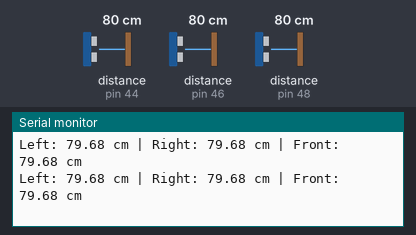
Simulated run of this sketch. Board: Arduino Mega 2560, built with avr-gcc and run on an emulated ATmega2560. On the bench: the last lines printed to the serial monitor. Wiring (inferred from the names in the program): 3 × ultrasonic range finder: trigger pin 45, echo pin 44 / trigger pin 47, echo pin 46 / trigger pin 49, echo pin 48. Inputs (shaded band) come from the test bench; at power-on: distance to the obstacle (sensors on pin 44, pin 46, pin 48) 80 cm. The echo pulse lasts 58.3 µs per cm.

Above: at 1.2 s.
1.3 s: distance to the obstacle (sensor on pin 44) set to 2 cm
At 1.47 s:
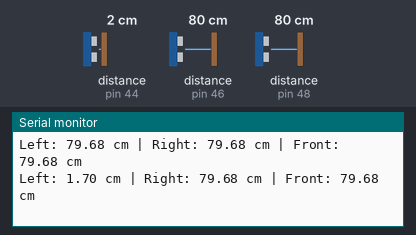
4.3 s: distance to the obstacle (sensor on pin 46) set to 120 cm
At 4.45 s:
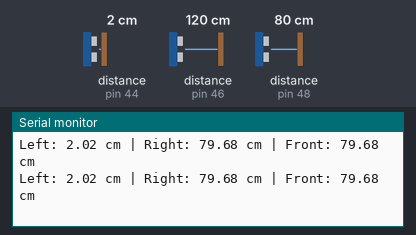
7.3 s: distance to the obstacle (sensor on pin 48) set to 18 cm
At 7.45 s:
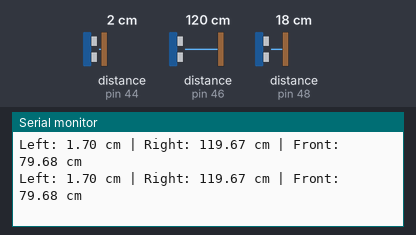
10.3 s: distance to the obstacle (sensor on pin 44) set to 60 cm
At 10.41 s:
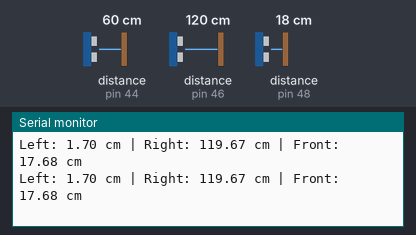
13.3 s: distance to the obstacle (sensor on pin 48) set to 9 cm
At 13.42 s:
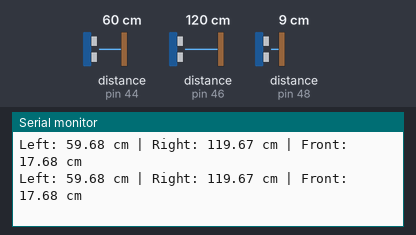
16.3 s: distance to the obstacle (sensor on pin 44) set to 120 cm
At 16.41 s:
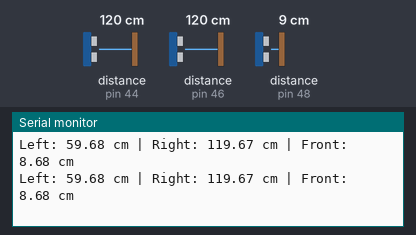
Timing chart, 0 to 19.3 s (numbered marks = the images above; inputs shaded):
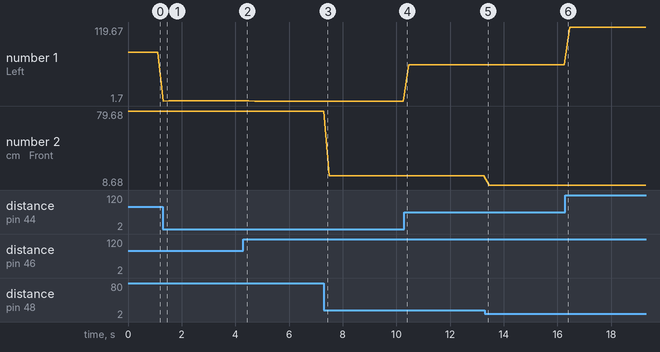

Measured:
- after the input at 1.3 s, the serial monitor: prints a new line at once (image 1)
- plotted number 1: 79.68 → 2.02 after the input at 1.3 s, 1.7 → 59.68 after the input at 10.3 s
- plotted number 2: 79.68 → 17.68 after the input at 7.3 s, 17.68 → 8.68 after the input at 13.3 s

The sketch:

ultrasonictest.ino
```cpp
// Left (original, used for PID)
const int TRIG_LEFT_PIN = 45;
const int ECHO_LEFT_PIN = 44;

// Right (unused for this feature but retained)
const int TRIG_RIGHT_PIN = 47;
const int ECHO_RIGHT_PIN = 46;

// Front (used to trigger the turn)
const int TRIG_FRONT_PIN = 49;
const int ECHO_FRONT_PIN = 48;

void setup() {
  Serial.begin(9600);

  pinMode(TRIG_LEFT_PIN, OUTPUT);
  pinMode(ECHO_LEFT_PIN, INPUT);

  pinMode(TRIG_RIGHT_PIN, OUTPUT);
  pinMode(ECHO_RIGHT_PIN, INPUT);

  pinMode(TRIG_FRONT_PIN, OUTPUT);
  pinMode(ECHO_FRONT_PIN, INPUT);
}

// Function to measure distance from a sensor
float getDistance(int trigPin, int echoPin) {
  // Clear the TRIG pin
  digitalWrite(trigPin, LOW);
  delayMicroseconds(2);

  // Send a 10µs pulse
  digitalWrite(trigPin, HIGH);
  delayMicroseconds(10);
  digitalWrite(trigPin, LOW);

  // Read the duration of the echo pulse
  long duration = pulseIn(echoPin, HIGH, 25000); // 25ms timeout (~4m max)

  // Calculate distance in cm (speed of sound = 343 m/s)
  float distance = duration * 0.0343 / 2.0;
  return distance;
}

void loop() {
  float leftDist  = getDistance(TRIG_LEFT_PIN, ECHO_LEFT_PIN);
  float rightDist = getDistance(TRIG_RIGHT_PIN, ECHO_RIGHT_PIN);
  float frontDist = getDistance(TRIG_FRONT_PIN, ECHO_FRONT_PIN);

  Serial.print("Left: ");
  Serial.print(leftDist);
  Serial.print(" cm | Right: ");
  Serial.print(rightDist);
  Serial.print(" cm | Front: ");
  Serial.print(frontDist);
  Serial.println(" cm");

  delay(200); // adjust as needed
}
```
